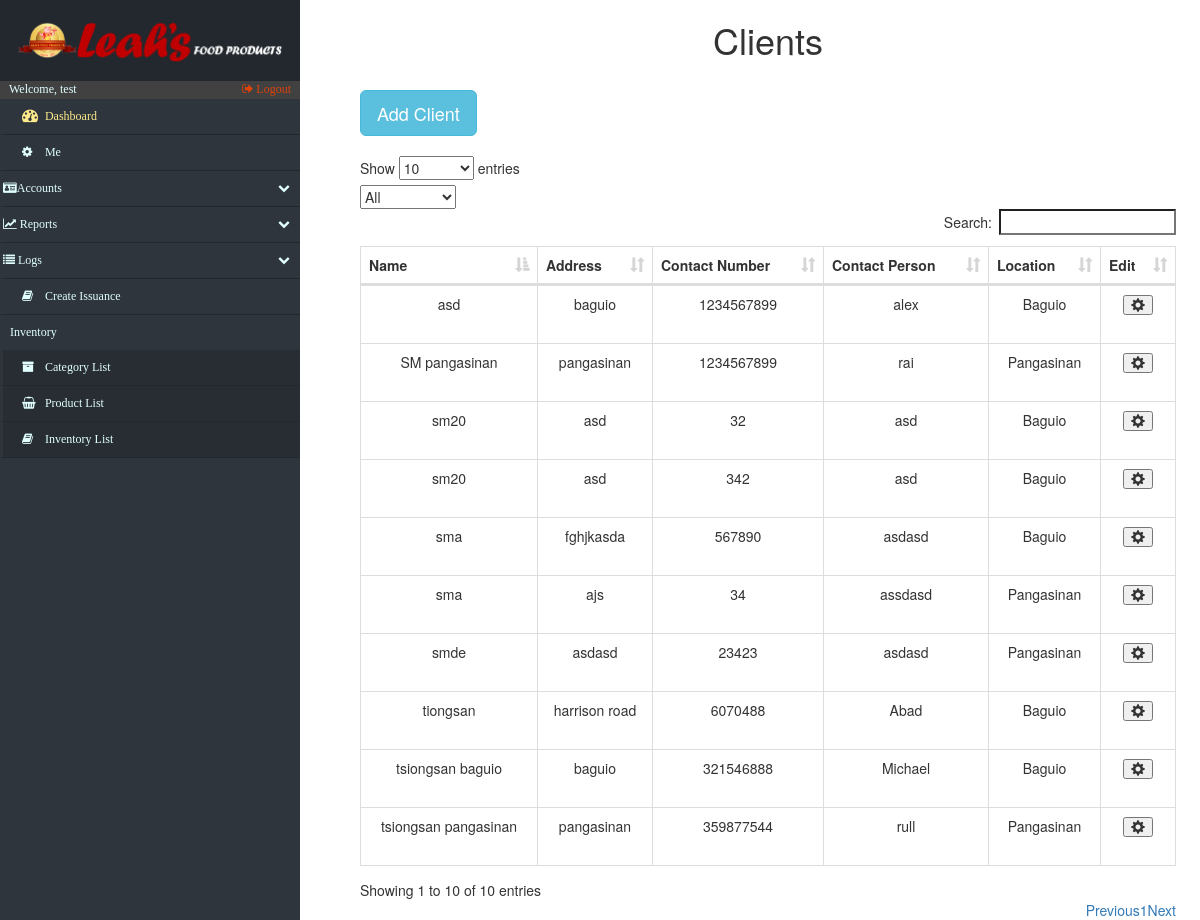
The page /accounts_Clients.php (signed in) on the database its author committed.
### tables this page shows
CREATE TABLE IF NOT EXISTS `client_contact` (
  `contact_clientid` int(11) NOT NULL,
  `contact_name` varchar(45) DEFAULT NULL,
  `contact_number` int(50) DEFAULT NULL,
  KEY `contact_clientid_idx` (`contact_clientid`)
);

CREATE TABLE IF NOT EXISTS `clients` (
  `c_id` int(15) NOT NULL AUTO_INCREMENT,
  `c_name` varchar(20) NOT NULL,
  `c_address` varchar(20) NOT NULL,
  `c_location` varchar(50) DEFAULT NULL,
  PRIMARY KEY (`c_id`)
);

### accounts_Clients.php (the view, shortened to what this page needs)
<!DOCTYPE html>
<html lang="en">
<head>
    <?php include('fragments/config.php') ?>
    <link rel="stylesheet" href="https://maxcdn.bootstrapcdn.com/bootstrap/3.3.7/css/bootstrap.min.css">
    <link href="src/css/datatables.css" rel="stylesheet">
    <link href="//maxcdn.bootstrapcdn.com/font-awesome/4.2.0/css/font-awesome.min.css" rel="stylesheet">
    <link href="src/css/sidebar.css" rel="stylesheet">
    <link href="src/css/custom.css" rel="stylesheet">
</head>
<body>
    <div class="nav-side-menu">
        <div class="brand">
            <div class="brandtext"></div>
        </div>
        <div class="user_info">
            <span>Welcome, <?php
                echo $_SESSION['username'];
                ?>
            </span>
            <a href="fragments/logout.php">
                <i class="fa fa-sign-out" aria-hidden="true"></i> Logout
            </a>
        </div>
        <div class="menu-list">
            <ul id="menu-content" class="menu-content collapse out">
                <li>
                    <a id="dashboard_txt" href="index.php">
                        <i class="fa fa-dashboard fa-lg"></i> Dashboard
                    </a>
                </li>
                 <li><a href="settings.php"><i class="fa fa-cog"></i> Me</a></li>
                <li data-toggle="collapse" data-target="#accounts" class="collapsed">
                    <i class="fa fa-id-card" aria-hidden="true"></i>Accounts <span class="arrow"></span>
                </li>
                <li data-toggle="collapse" data-target="#reports" class="collapsed">
                    <i class="fa fa-line-chart" aria-hidden="true"></i> Reports <span class="arrow"></span>
                </li>
                <li data-toggle="collapse" data-target="#issue" class="collapsed">
                    <i class="fa fa-list" aria-hidden="true"></i> Logs <span class="arrow"></span>
                </li>
                <li>
                    <a href="issuance.php">
                        <i class="fa fa-book"></i> Create Issuance
                    </a>
                </li>
                <div class="sub-menu_nct">
                    <span class="sub-menu">Inventory
                    </span>
                </div>
                <li class="sub-menu_nc">
                    <a class="sub-menu_nc" href="categories.php">
                        <i class="fa fa-archive"> </i> Category List
                    </a>
                </li>
                <li class="sub-menu_nc">
                    <a class="sub-menu_nc" href="products.php">
                        <i class="fa fa-shopping-basket"> </i> Product List
                    </a>
                </li>
                <li class="sub-menu_nc">
                    <a href="inventory.php">
                        <i class="fa fa-book"> </i> Inventory List
                    </a>
                </li>
            </ul>
        </div>
    </div>
    <div id="page-content-wrapper">
        <div class="containers">
            <table class="table table-striped table-bordered">
                <h1 align="center">Clients</h1>
            </table>
            <?php
							$retrieve = ("SELECT * FROM clients INNER JOIN client_contact ON clients.c_id = client_contact.contact_clientid");
							$results = mysqli_query($db, $retrieve);
						?>
                <table class="table table-striped table-bordered">
                    <button type="button" class="btn btn-info btn-lg" data-toggle="modal" data-target="#myModal">Add Client</button>
                </table>
                <div id="mainContainer">
                    <table id="datatables" class="table table-hover table-bordered dataTable" cellspacing="0" width="100%" role="grid" aria-describedby="myTable_info" style="width: 100%;">
                        <thead>
                            <tr>
                                <th>Name</th>
                                <th>Address</th>
                                <th>Contact Number</th>
                                <th>Contact Person</th>
                                <th>Location</th>
                                <th>Edit</th>
                            </tr>
                        </thead>
                        <tbody>
                            <?php
							foreach ($results as $data):
						?>
                                <tr>
									<?php
											$individual_c_id=$data["c_id"];
                                        ?>
                                    <td data-title="c_name">
                                        <?php echo $data["c_name"]; ?>
                                    </td>
                                    <td data-title="c_address">
                                        <?php echo $data["c_address"]; ?>
                                    </td>
                                    <td data-title="contact_number">
                                        <?php echo $data["contact_number"]; ?>
                                    </td>
                                    <td data-title="contact_name">
                                        <?php echo $data["contact_name"]; ?>
                                    </td>
                                    <td data-title="c_location">
                                        <?php echo $data["c_location"]; ?>
                                    </td>
									<td data-title="edit">
                                        <table class="table table-striped table-bordered">
                                            <button type="button" class="glyphicon glyphicon-cog" onclick="refresh()" data-toggle="modal" aria-hidden="true" data-target="#<?php echo $individual_c_id;?>"></button>
                                        </table>
                                    </td>
                                </tr>
                                <?php
							endforeach;
						?>
                        </tbody>
                    </table>
                </div>
        </div>
    </div>
</body>
</html>

### src/css/datatables.css (style rules this page uses)
table.dataTable { clear: both; width: auto; text-align: center; margin-top: 6px !important; margin-bottom: 6px !important; max-width: none !important; border-collapse: separate !important }
table.dataTable td, table.dataTable th { -webkit-box-sizing: content-box; box-sizing: content-box }
table.dataTable thead>tr>th.sorting_asc, table.dataTable thead>tr>th.sorting_desc, table.dataTable thead>tr>th.sorting, table.dataTable thead>tr>td.sorting_asc, table.dataTable thead>tr>td.sorting_desc, table.dataTable thead>tr>td.sorting { padding-right: 30px }
table.dataTable thead .sorting, table.dataTable thead .sorting_asc, table.dataTable thead .sorting_desc, table.dataTable thead .sorting_asc_disabled, table.dataTable thead .sorting_desc_disabled { cursor: pointer; position: relative }
table.dataTable thead .sorting:after, table.dataTable thead .sorting_asc:after, table.dataTable thead .sorting_desc:after, table.dataTable thead .sorting_asc_disabled:after, table.dataTable thead .sorting_desc_disabled:after { position: absolute; bottom: 8px; right: 8px; display: block; font-family: 'Glyphicons Halflings'; opacity: 0.5 }
table.dataTable thead .sorting:after { opacity: 0.2; content: "\e150" }
table.dataTable thead .sorting_asc:after { content: "\e155" }
table.table-bordered.dataTable th, table.table-bordered.dataTable td { border-left-width: 0 }
table.table-bordered.dataTable th:last-child, table.table-bordered.dataTable th:last-child, table.table-bordered.dataTable td:last-child, table.table-bordered.dataTable td:last-child { border-right-width: 0 }
table.table-bordered.dataTable tbody th, table.table-bordered.dataTable tbody td { border-bottom-width: 0 }

### src/css/sidebar.css (style rules this page uses)
.nav-side-menu { overflow: hidden; font-family: verdana; font-size: 12px; font-weight: 200; background-color: #2e353d; position: fixed; top: 0px; width: 300px; height: 100%; color: #e1ffff; }
.nav-side-menu .brand { background-color: #23282e; line-height: 50px; display: block; text-align: center; font-size: 14px; }
.nav-side-menu ul, .nav-side-menu li { list-style: none; padding: 0px; margin: 0px; line-height: 35px; cursor: pointer; }
.nav-side-menu li { padding-left: 0px; border-left: 3px solid #2e353d; border-bottom: 1px solid #23282e; }
.nav-side-menu li a { text-decoration: none; color: #e1ffff; }
.nav-side-menu li a i { padding-left: 10px; width: 20px; padding-right: 20px; }
@media (min-width: 800px) { .nav-side-menu .menu-list .menu-content { display: block; } }
body { margin: 0px; padding: 0px; }
#dashboard_txt { color: #fcea8b; }
.sub-menu_nc { background-color: #272d33; }
.sub-menu_nct { padding-left: 10px; }
.nav-side-menu .brand .brandtext { padding: 4%; content: url(../img/LeahsTextAlter.PNG); width: 100%; text-align: center; }
.user_info { background-color: #414141; }
.user_info a { float: right; padding-right: 3%; color: #dd430a; }
.user_info span { padding-left: 3% }
.sub-menu_nc a { display: block; }
.menu-content > li a { display: inline-block; width: 100%; }
#menu-content li a { padding-left: 3%; }

### src/css/custom.css (style rules this page uses)
.containers { padding: 0px; margin: 0px; float: right; width: 79%; padding-right: 5%; }
@media (max-width: 1600px) { .containers { width: 75%; padding-right: 4%; } }
@media (max-width: 1400px) { .containers { width: 73%; padding-right 3%;: } }
@media (max-width: 1260px) { .containers { width: 70%; padding-right: 2%; } }

### rows shown on the page
client_contact: contact_clientid.c_name "asd", contact_clientid.c_address "baguio", contact_number "1234567899", contact_name "alex", contact_clientid.c_location "Baguio"
client_contact: contact_clientid.c_name "SM pangasinan", contact_clientid.c_address "pangasinan", contact_number "1234567899", contact_name "rai", contact_clientid.c_location "Pangasinan"
client_contact: contact_clientid.c_name "tsiongsan baguio", contact_clientid.c_address "baguio", contact_number "321546888", contact_name "Michael", contact_clientid.c_location "Baguio"
client_contact: contact_clientid.c_name "tsiongsan pangasinan", contact_clientid.c_address "pangasinan", contact_number "359877544", contact_name "rull", contact_clientid.c_location "Pangasinan"
client_contact: contact_clientid.c_name "sm20", contact_clientid.c_address "asd", contact_number "32", contact_name "asd", contact_clientid.c_location "Baguio"
client_contact: contact_clientid.c_name "smde", contact_clientid.c_address "asdasd", contact_number "23423", contact_name "asdasd", contact_clientid.c_location "Pangasinan"
client_contact: contact_clientid.c_name "sm20", contact_clientid.c_address "asd", contact_number "342", contact_name "asd", contact_clientid.c_location "Baguio"
client_contact: contact_clientid.c_name "sma", contact_clientid.c_address "fghjkasda", contact_number "567890", contact_name "asdasd", contact_clientid.c_location "Baguio"
client_contact: contact_clientid.c_name "sma", contact_clientid.c_address "ajs", contact_number "34", contact_name "assdasd", contact_clientid.c_location "Pangasinan"
client_contact: contact_clientid.c_name "tiongsan", contact_clientid.c_address "harrison road", contact_number "6070488", contact_name "Abad", contact_clientid.c_location "Baguio"

### other values the page prints
$_SESSION['username'] "test"
